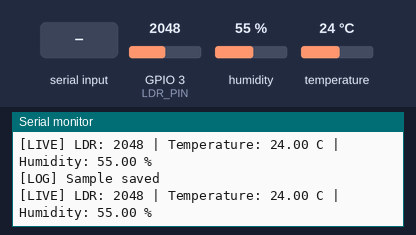
Bench run of a program on a simulated ESP32-C3. On the bench: the last lines printed to the serial monitor. The inputs (shaded band) are chosen by the test bench; at power-on: humidity 55 %, GPIO 3 (LDR_PIN) = 2048, temperature 24 °C. Storage starts empty.

Above: at 2.8 s.
2.9 s: "E\n" received over Serial
At 3.6 s:
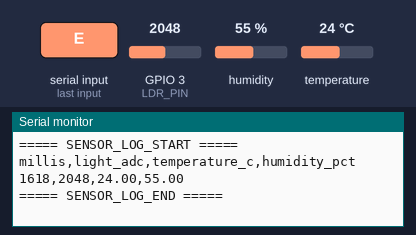
4.4 s: "C\n" received over Serial
At 4.62 s:
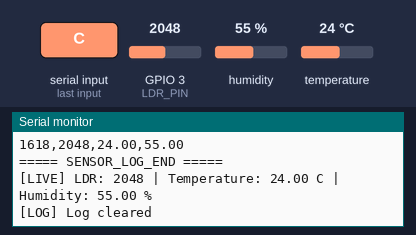
5.9 s: "S\n" received over Serial
At 6.2 s:
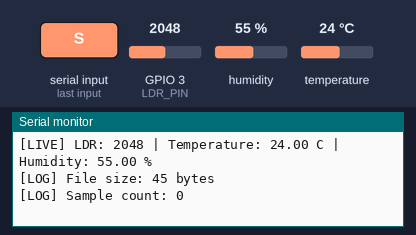
7.4 s: humidity set to 22 %
At 8.3 s:
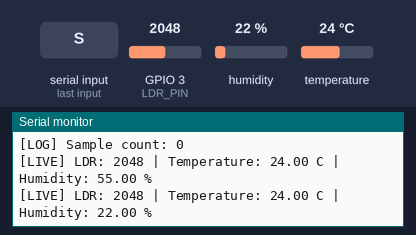
8.9 s: GPIO 3 (LDR_PIN) set to 2866
At 10.2 s:
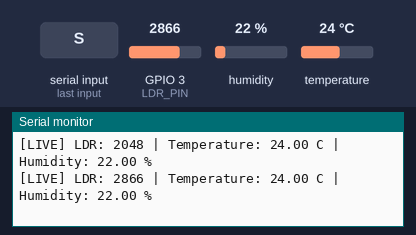
10.4 s: temperature set to 12 °C
At 11.1 s:
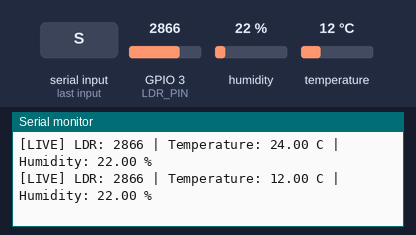

The program:

main.cpp
```cpp
#include <Wire.h>
#include <Adafruit_AHTX0.h>
#include <LittleFS.h>

const int SDA_PIN = 8;
const int SCL_PIN = 9;
const int LDR_PIN = 3;
const char *DATA_LOG_PATH = "/sensor_log.csv";
const unsigned long LOG_INTERVAL_MS = 300000;
const unsigned long LIVE_INTERVAL_MS = 1000;

Adafruit_AHTX0 aht;
bool ahtFound = false;
bool dataStorageReady = false;
unsigned long lastLogWrite = 0;
unsigned long lastLiveDisplay = 0;
int lightValue = 0;
float temperatureValue = NAN;
float humidityValue = NAN;

bool initDataStorage() {
  if (!LittleFS.begin(true)) {
    Serial.println("[LOG] LittleFS mount failed");
    return false;
  }

  if (!LittleFS.exists(DATA_LOG_PATH)) {
    File logFile = LittleFS.open(DATA_LOG_PATH, "w");
    if (!logFile) return false;
    logFile.println("millis,light_adc,temperature_c,humidity_pct");
    logFile.close();
  }

  Serial.println("[LOG] LittleFS ready. Commands: E=export, C=clear, S=status");
  return true;
}

void readSensors() {
  lightValue = analogRead(LDR_PIN);
  temperatureValue = NAN;
  humidityValue = NAN;

  if (ahtFound) {
    sensors_event_t humidity, temperature;
    aht.getEvent(&humidity, &temperature);
    temperatureValue = temperature.temperature;
    humidityValue = humidity.relative_humidity;
  }
}

void appendDataLog() {
  if (!dataStorageReady) return;
  File logFile = LittleFS.open(DATA_LOG_PATH, "a");
  if (!logFile) {
    Serial.println("[LOG] Failed to open log file");
    return;
  }

  logFile.printf("%lu,%d,", millis(), lightValue);
  if (!isnan(temperatureValue)) logFile.print(temperatureValue, 2);
  logFile.print(',');
  if (!isnan(humidityValue)) logFile.print(humidityValue, 2);
  logFile.println();
  logFile.close();
  lastLogWrite = millis();
  Serial.println("[LOG] Sample saved");
}

void printLiveValues() {
  Serial.print("[LIVE] LDR: ");
  Serial.print(lightValue);
  if (ahtFound) {
    Serial.printf(" | Temperature: %.2f C | Humidity: %.2f %%", temperatureValue, humidityValue);
  } else {
    Serial.print(" | AHT10 unavailable");
  }
  Serial.println();
}

void handleLogCommand(char command) {
  if (!dataStorageReady) {
    Serial.println("[LOG] Storage not ready");
    return;
  }

  if (command == 'E' || command == 'e') {
    File logFile = LittleFS.open(DATA_LOG_PATH, "r");
    if (!logFile) {
      Serial.println("[LOG] Failed to open log file");
      return;
    }
    Serial.println("===== SENSOR_LOG_START =====");
    while (logFile.available()) Serial.write(logFile.read());
    Serial.println("===== SENSOR_LOG_END =====");
    logFile.close();
  } else if (command == 'C' || command == 'c') {
    File logFile = LittleFS.open(DATA_LOG_PATH, "w");
    if (!logFile) {
      Serial.println("[LOG] Failed to clear log file");
      return;
    }
    logFile.println("millis,light_adc,temperature_c,humidity_pct");
    logFile.close();
    Serial.println("[LOG] Log cleared");
  } else if (command == 'S' || command == 's') {
    File logFile = LittleFS.open(DATA_LOG_PATH, "r");
    if (!logFile) {
      Serial.println("[LOG] Failed to read log status");
      return;
    }
    size_t fileSize = logFile.size();
    logFile.readStringUntil('\n');
    uint32_t sampleCount = 0;
    while (logFile.available()) {
      String line = logFile.readStringUntil('\n');
      line.trim();
      if (line.length() > 0) sampleCount++;
    }
    logFile.close();
    Serial.printf("[LOG] File size: %u bytes\n[LOG] Sample count: %lu\n",
                  (unsigned)fileSize, (unsigned long)sampleCount);
  }
}

void setup() {
  Serial.begin(115200);
  delay(1500);
  Wire.begin(SDA_PIN, SCL_PIN);

  for (int attempt = 1; attempt <= 5 && !ahtFound; attempt++) {
    Serial.printf("[AHT] Detect attempt %d/5\n", attempt);
    ahtFound = aht.begin();
    if (!ahtFound && attempt < 5) delay(500);
  }
  Serial.println(ahtFound ? "[AHT] Sensor found" : "[AHT] Sensor not found");

  dataStorageReady = initDataStorage();
  readSensors();
  printLiveValues();
  appendDataLog();
  lastLiveDisplay = millis();
}

void loop() {
  unsigned long now = millis();
  if (now - lastLiveDisplay >= LIVE_INTERVAL_MS) {
    lastLiveDisplay = now;
    readSensors();
    printLiveValues();
  }
  if (now - lastLogWrite >= LOG_INTERVAL_MS) appendDataLog();

  while (Serial.available() > 0) {
    char command = (char)Serial.read();
    if (command != '\n' && command != '\r' && command != ' ') handleLogCommand(command);
  }
  delay(10);
}
```

Measured:
- after the input at 2.9 s, the serial monitor: prints a new line at once (image 1)
- after the input at 4.4 s, the serial monitor: prints a new line at once (image 2)
- after the input at 5.9 s, the serial monitor: prints a new line at once (image 3)
- after the input at 7.4 s, the serial monitor: prints a new line after 0.33 s (image 4)
- after the input at 8.9 s, the serial monitor: prints a new line after 0.84 s (image 5)
- after the input at 10.4 s, the serial monitor: prints a new line after 0.35 s (image 6)
